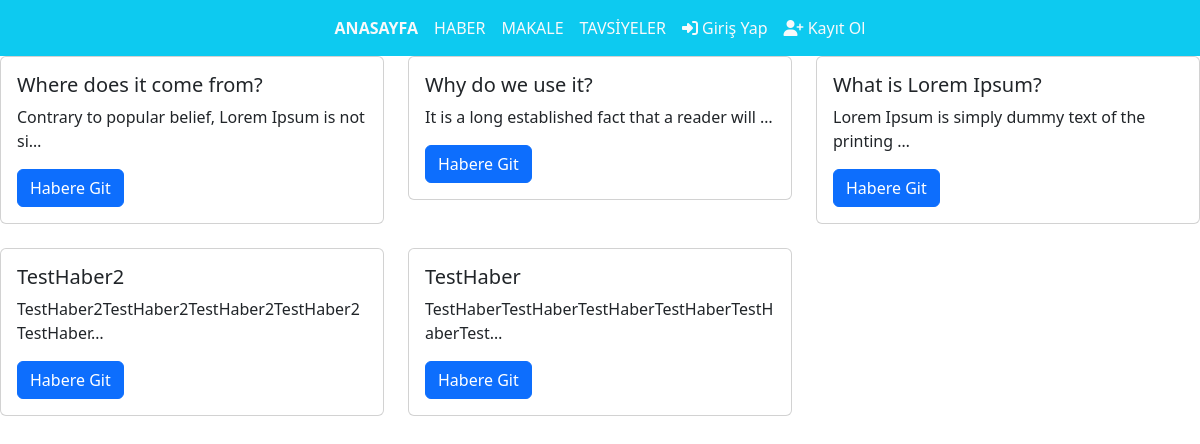
The app's page /haber/ with its own data.
### api/models.py (models this page shows, shortened)
class Post(models.Model):
    category_title = models.ForeignKey(Category, on_delete=models.CASCADE)
    title = models.CharField(max_length=255)
    content = models.TextField()
    author = models.ForeignKey(User, on_delete=models.CASCADE)
    created_at = models.DateTimeField(auto_now_add=True)

### api/views.py (the view)
# urls.py: path("haber/", views.haber, name="haber"),
def haber(request):
    haber_category = Category.objects.filter(category_title="Haber").first()
    haber_posts = Post.objects.filter(category_title=haber_category).order_by(
        "-created_at"
    )
    return render(request, "haber.html", locals())

### templates/haber.html (shortened to what this page needs)
<!DOCTYPE html>
<html>
<head>
  {% load bootstrap5 %} {% bootstrap_css %} {% bootstrap_javascript %}
  <link href="https://cdn.jsdelivr.net/npm/bootstrap@5.3.0-alpha1/dist/css/bootstrap.min.css" rel="stylesheet"
 />
</head>
<body>
  <nav class="navbar navbar-expand-lg navbar-light bg-info">
    <div class="container-fluid">
      <div class="collapse navbar-collapse justify-content-center" id="navbarNav">
        <ul class="navbar-nav">
          <li class="nav-item">
            <a class="nav-link link-light" href="/"><b>ANASAYFA</b></a>
        </li>
          <li class="nav-item">
            <a class="nav-link link-light" href="{% url 'haber' %}">HABER</a>
          </li>
          <li class="nav-item">
            <a class="nav-link link-light" href="{% url 'makale' %}">MAKALE</a>
          </li>
          <li class="nav-item">
            <a class="nav-link link-light" href="{% url 'tavsiyeler' %}">TAVSİYELER</a>
          </li>
          {% if user.is_authenticated %}
          <div class="profile-icon float-right">
            <a href="#" role="button" id="profileDropdown" aria-haspopup="true" aria-expanded="false">
              <i class="fas fa-user-circle fa-2x"></i>
            </a>
            <div class="profile-dropdown">
              <a class="dropdown-item" href="{% url 'comments' %}"><i class="fa fa-sign-out"></i>Yorumlar</a>
              <div class="dropdown-divider"></div>
              <a class="dropdown-item" href="{% url 'password' %}"><i class="fa fa-sign-out"></i>Şifre Değiştir</a>
              <div class="dropdown-divider"></div>
              <a class="dropdown-item" href="{% url 'logout' %}"><i class="fa fa-sign-out"></i>Çıkış</a>
            </div>
          </div>
          {% else %}
          <li class="nav-item">
            <a class="nav-link link-light" href="{% url 'login' %}">
              <i class="fa fa-sign-in"></i> Giriş Yap
            </a>
          </li>
          <li class="nav-item">
            <a class="nav-link link-light" href="{% url 'register' %}">
              <i class="fa fa-user-plus"></i> Kayıt Ol
            </a>
          </li>
          {% endif %}
        </ul>
      </div>
    </div>
  </nav>
  <div class="row">
    {% for post in haber_posts %}
    <div class="col-sm-4 mb-4">
      <div class="card">
        <div class="card-body">
          <h5 class="card-title">{{ post.title }}</h5>
          <p class="card-text">{{ post.content|truncatechars:50 }}</p>
          <a href="{% url 'post_detail' pk=post.pk %}" class="btn btn-primary">Habere Git</a>
        </div>
      </div>
    </div>
    {% endfor %}
  </div>
</body>
</html>

### records on screen
Post: title "Where does it come from?", content "Contrary to popular belief, Lorem Ipsum is not si…"
Post: title "Why do we use it?", content "It is a long established fact that a reader will …"
Post: title "What is Lorem Ipsum?", content "Lorem Ipsum is simply dummy text of the printing …"
Post: title "TestHaber2", content "TestHaber2TestHaber2TestHaber2TestHaber2TestHaber…"
Post: title "TestHaber", content "TestHaberTestHaberTestHaberTestHaberTestHaberTest…"
